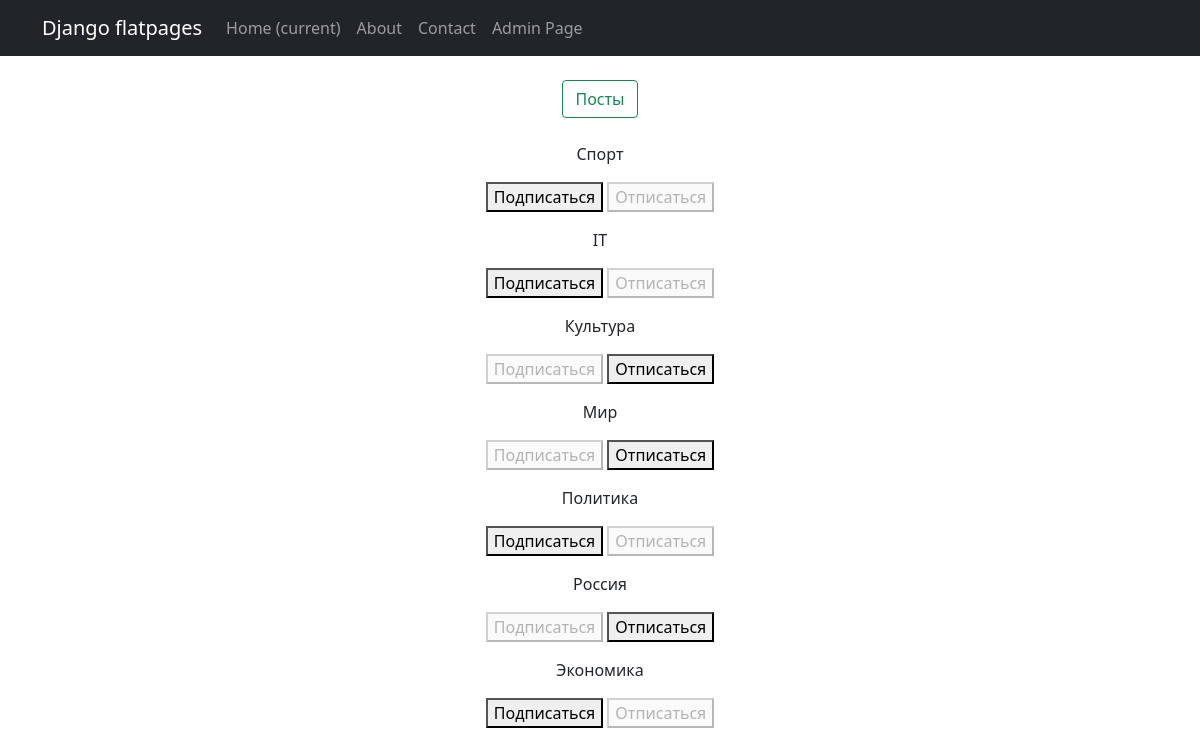
The page /posts/subscriptions/ (signed in) on the database its author committed.
### news/models.py (models this page shows, shortened)
class Category (models.Model):
    name = models.CharField(max_length=255, unique=True)
    users = models.ManyToManyField(User, through='Subscription')

### news/views.py (the view, shortened to what this page needs)
# urls.py: path('subscriptions/', subscriptions, name='subscriptions'),
@login_required
@csrf_protect
def subscriptions(request):
    categories_with_subscriptions = Category.objects.annotate(
        user_subscribed=Exists(
            Subscription.objects.filter(
                user=request.user,
                category=OuterRef('pk'),
            )
        )
    ).order_by('name')
    return render(
        request,
        'subscriptions.html',
        {'categories': categories_with_subscriptions},
    )

### templates/subscriptions.html (shortened to what this page needs)
{% extends 'default.html' %}
{% block content %}
    <br>
    <a class="btn btn-outline-success"
        href="{% url 'posts_list' %}">Посты</a>
    <br><br>
    {% for category in categories  %}
        <p>
            {{ category.name }}
            <form method="post">
                {% if category.user_subscribed %}
                    <button disabled>Подписаться</button>
                    <button name="action" value="unsubscribe">Отписаться</button>
                {% else %}
                    <button name="action" value="subscribe">Подписаться</button>
                    <button disabled>Отписаться</button>
                {% endif %}
            </form>
        </p>
    {% endfor %}
{% endblock content %}

### rows shown on the page
Category: name "Cпорт", shows "Подписаться"
Category: name "IT", shows "Подписаться"
Category: name "Культура", shows "Подписаться"
Category: name "Мир", shows "Подписаться"
Category: name "Политика", shows "Подписаться"
Category: name "Россия", shows "Подписаться"
Category: name "Экономика", shows "Подписаться"
